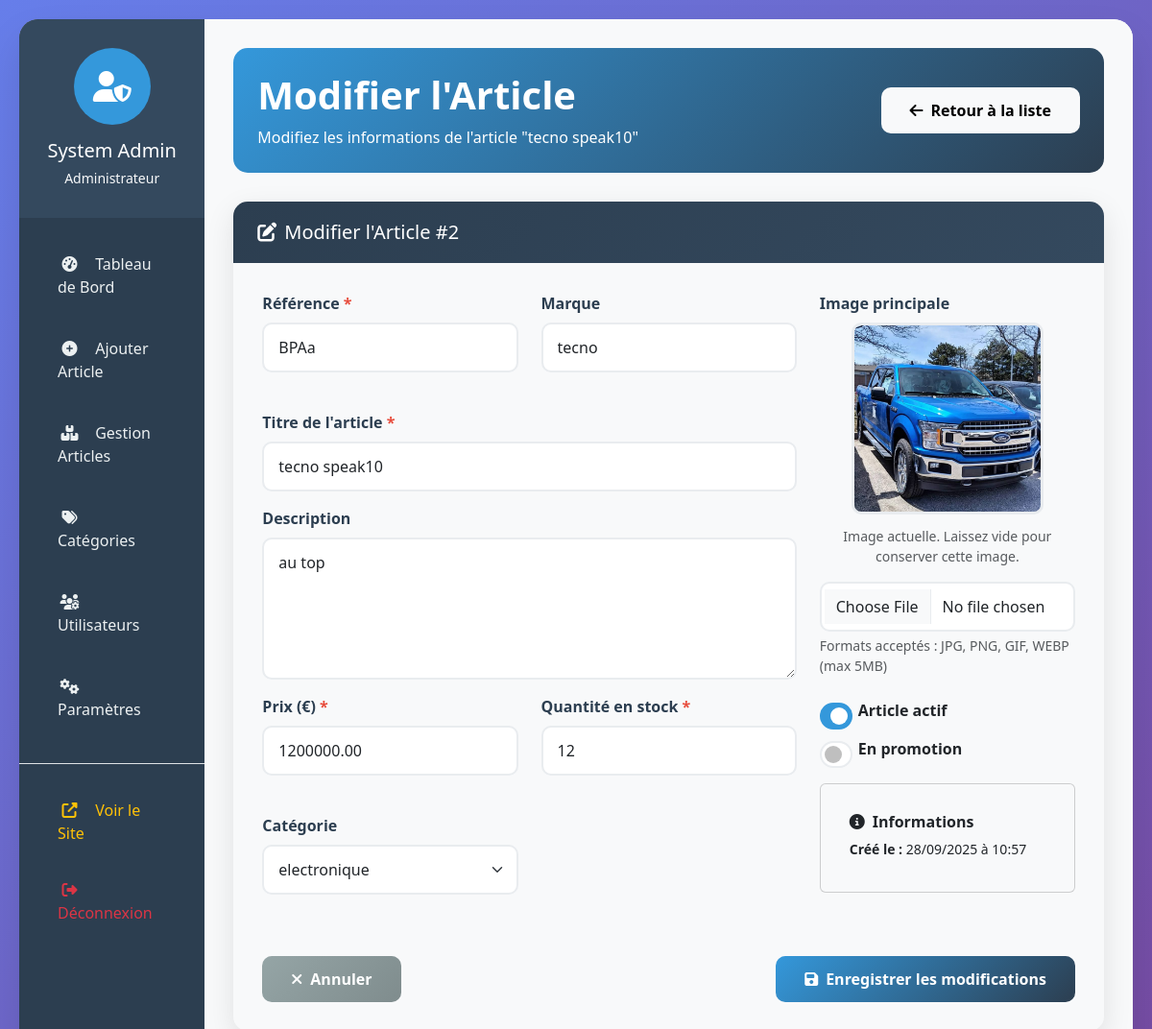
The app's page /admin/modifier_article.php?id=2 (signed in) with its own data.
### tables this page shows
CREATE TABLE IF NOT EXISTS `article` (
  `id` int NOT NULL AUTO_INCREMENT,
  `reference` varchar(50) NOT NULL,
  `titre` varchar(255) NOT NULL,
  `description` text,
  `prix` decimal(10,2) NOT NULL,
  `quantite_stock` int DEFAULT '0',
  `categorie_id` int DEFAULT NULL,
  `marque` varchar(100) DEFAULT NULL,
  `image_principale` varchar(255) DEFAULT NULL,
  `est_actif` tinyint(1) DEFAULT '1',
  `est_en_promotion` tinyint(1) DEFAULT '0',
  `prix_promotion` decimal(10,2) DEFAULT NULL,
  `date_creation` datetime DEFAULT CURRENT_TIMESTAMP,
  `date_modification` datetime DEFAULT CURRENT_TIMESTAMP ON UPDATE CURRENT_TIMESTAMP,
  PRIMARY KEY (`id`),
  UNIQUE KEY `reference` (`reference`),
  KEY `idx_reference` (`reference`),
  KEY `idx_categorie` (`categorie_id`),
  KEY `idx_prix` (`prix`),
  KEY `idx_actif` (`est_actif`),
  KEY `idx_marque` (`marque`)
);

CREATE TABLE IF NOT EXISTS `categorie_article` (
  `id` int NOT NULL AUTO_INCREMENT,
  `nom` varchar(100) NOT NULL,
  `description` text,
  `parent_id` int DEFAULT NULL,
  `ordre_affichage` int DEFAULT '0',
  `est_actif` tinyint(1) DEFAULT '1',
  PRIMARY KEY (`id`),
  KEY `idx_parent` (`parent_id`)
);

### admin/modifier_article.php (the view, shortened to what this page needs)
<?php
require_once 'config.php';
$article_id = intval($_GET['id']);
$categories = [];
try {
    $stmt = $pdo->query("SELECT id, nom FROM categorie_article WHERE est_actif = 1 ORDER BY nom");
    $categories = $stmt->fetchAll(PDO::FETCH_ASSOC);
} catch(PDOException $e) {
    $error = "Erreur lors du chargement des catégories";
}
$article = null;
try {
    $stmt = $pdo->prepare("SELECT * FROM article WHERE id = ?");
    $stmt->execute([$article_id]);
    $article = $stmt->fetch(PDO::FETCH_ASSOC);
} catch(PDOException $e) {
    $error = "Erreur lors du chargement de l'article : " . $e->getMessage();
}
?>
<!DOCTYPE html>
<html lang="fr">
<head>
    <link href="https://cdn.jsdelivr.net/npm/bootstrap@5.3.0/dist/css/bootstrap.min.css" rel="stylesheet">
    <link rel="stylesheet" href="https://cdnjs.cloudflare.com/ajax/libs/font-awesome/6.4.0/css/all.min.css">
</head>
<body>
    <div class="admin-container">
        <div class="row g-0">
            <div class="col-lg-2 sidebar">
                <div class="sidebar-header">
                    <div class="user-avatar">
                        <i class="fas fa-user-shield"></i>
                    </div>
                    <h5 class="mb-1"><?= htmlspecialchars(($_SESSION['user_prenom'] ?? '') . ' ' . ($_SESSION['user_nom'] ?? 'Administrateur')) ?></h5>
                    <small class="text-light">Administrateur</small>
                </div>
                <nav class="nav flex-column pt-3">
                    <a class="nav-link" href="index.php">
                        <i class="fas fa-tachometer-alt"></i> Tableau de Bord
                    </a>
                    <a class="nav-link" href="ajouter_article.php">
                        <i class="fas fa-plus-circle"></i> Ajouter Article
                    </a>
                    <a class="nav-link" href="liste_articles.php">
                        <i class="fas fa-boxes"></i> Gestion Articles
                    </a>
                    <a class="nav-link" href="gestion_categories.php">
                        <i class="fas fa-tags"></i> Catégories
                    </a>
                    <a class="nav-link" href="gestion_utilisateurs.php">
                        <i class="fas fa-users-cog"></i> Utilisateurs
                    </a>
                    <a class="nav-link" href="parametres.php">
                        <i class="fas fa-cogs"></i> Paramètres
                    </a>
                    <div class="mt-4 pt-3 border-top">
                        <a class="nav-link text-warning" href="../index.php" target="_blank">
                            <i class="fas fa-external-link-alt"></i> Voir le Site
                        </a>
                        <a class="nav-link text-danger" href="logout.php">
                            <i class="fas fa-sign-out-alt"></i> Déconnexion
                        </a>
                    </div>
                </nav>
            </div>
            <div class="col-lg-10 main-content">
                <div class="welcome-card">
                    <div class="row align-items-center">
                        <div class="col-md-8">
                            <h1 class="display-6 fw-bold mb-2">Modifier l'Article</h1>
                            <p class="mb-0">Modifiez les informations de l'article "<?= htmlspecialchars($article['titre']) ?>"</p>
                        </div>
                        <div class="col-md-4 text-end">
                            <a href="liste_articles.php" class="btn btn-light btn-custom">
                                <i class="fas fa-arrow-left me-2"></i>Retour à la liste
                            </a>
                        </div>
                    </div>
                </div>
                <div class="form-card">
                    <div class="card-header">
                        <h5 class="mb-0"><i class="fas fa-edit me-2"></i>Modifier l'Article #<?= $article['id'] ?></h5>
                    </div>
                    <div class="card-body">
                        <form method="POST" enctype="multipart/form-data">
                            <div class="row">
                                <div class="col-md-8">
                                    <div class="row mb-4">
                                        <div class="col-md-6">
                                            <div class="mb-3">
                                                <label for="reference" class="form-label required">Référence</label>
                                                <input type="text" class="form-control" id="reference" name="reference"
                                                       value="<?= htmlspecialchars($article['reference']) ?>" required>
                                            </div>
                                        </div>
                                        <div class="col-md-6">
                                            <div class="mb-3">
                                                <label for="marque" class="form-label">Marque</label>
                                                <input type="text" class="form-control" id="marque" name="marque"
                                                       value="<?= htmlspecialchars($article['marque'] ?? '') ?>">
                                            </div>
                                        </div>
                                    </div>
                                    <div class="mb-3">
                                        <label for="titre" class="form-label required">Titre de l'article</label>
                                        <input type="text" class="form-control" id="titre" name="titre"
                                               value="<?= htmlspecialchars($article['titre']) ?>" required>
                                    </div>
                                    <div class="mb-3">
                                        <label for="description" class="form-label">Description</label>
                                        <textarea class="form-control" id="description" name="description" rows="5"><?= htmlspecialchars($article['description'] ?? '') ?></textarea>
                                    </div>
                                    <div class="row mb-4">
                                        <div class="col-md-6">
                                            <div class="mb-3">
                                                <label for="prix" class="form-label required">Prix (€)</label>
                                                <input type="number" class="form-control" id="prix" name="prix"
                                                       value="<?= number_format($article['prix'], 2, '.', '') ?>" step="0.01" min="0.01" required>
                                            </div>
                                        </div>
                                        <div class="col-md-6">
                                            <div class="mb-3">
                                                <label for="quantite_stock" class="form-label required">Quantité en stock</label>
                                                <input type="number" class="form-control" id="quantite_stock" name="quantite_stock"
                                                       value="<?= $article['quantite_stock'] ?>" min="0" required>
                                            </div>
                                        </div>
                                    </div>
                                    <div class="row mb-4">
                                        <div class="col-md-6">
                                            <div class="mb-3">
                                                <label for="categorie_id" class="form-label">Catégorie</label>
                                                <select class="form-select" id="categorie_id" name="categorie_id">
                                                    <?php foreach ($categories as $categorie): ?>
                                                        <option value="<?= $categorie['id'] ?>"
                                                            <?= $article['categorie_id'] == $categorie['id'] ? 'selected' : '' ?>>
                                                            <?= htmlspecialchars($categorie['nom']) ?>
                                                        </option>
                                                    <?php endforeach; ?>
                                                </select>
                                            </div>
                                        </div>
                                    </div>
                                </div>
                                <div class="col-md-4">
                                    <div class="mb-4">
                                        <label class="form-label">Image principale</label>
                                        <?php if ($article['image_principale']): ?>
                                            <div class="mb-3 text-center">
                                                <img src="../<?= htmlspecialchars($article['image_principale']) ?>"
                                                     alt="<?= htmlspecialchars($article['titre']) ?>"
                                                     class="image-preview mb-2">
                                                <div class="form-text">
                                                    Image actuelle. Laissez vide pour conserver cette image.
                                                </div>
                                            </div>
                                        <?php endif; ?>
                                        <input type="file" class="form-control" id="image_principale" name="image_principale"
                                               accept="image/jpeg, image/png, image/gif, image/webp">
                                        <div class="form-text">
                                            Formats acceptés : JPG, PNG, GIF, WEBP (max 5MB)
                                        </div>
                                    </div>
                                    <div class="mb-4">
                                        <div class="form-check form-switch mb-3">
                                            <input class="form-check-input" type="checkbox" id="est_actif" name="est_actif"
                                                   <?= $article['est_actif'] ? 'checked' : '' ?>>
                                            <label class="form-check-label fw-bold" for="est_actif">
                                                Article actif
                                            </label>
                                        </div>
                                        <div class="form-check form-switch">
                                            <input class="form-check-input" type="checkbox" id="est_en_promotion" name="est_en_promotion"
                                                   <?= $article['est_en_promotion'] ? 'checked' : '' ?>>
                                            <label class="form-check-label fw-bold" for="est_en_promotion">
                                                En promotion
                                            </label>
                                        </div>
                                    </div>
                                    <div class="card bg-light">
                                        <div class="card-body">
                                            <h6 class="card-title fw-bold">
                                                <i class="fas fa-info-circle me-2"></i>Informations
                                            </h6>
                                            <div class="small">
                                                <div class="mb-1">
                                                    <strong>Créé le :</strong>
                                                    <?= date('d/m/Y à H:i', strtotime($article['date_creation'])) ?>
                                                </div>
                                            </div>
                                        </div>
                                    </div>
                                </div>
                            </div>
                            <div class="row mt-4">
                                <div class="col-12">
                                    <div class="d-flex justify-content-between">
                                        <a href="liste_articles.php" class="btn btn-secondary-custom btn-custom">
                                            <i class="fas fa-times me-2"></i>Annuler
                                        </a>
                                        <button type="submit" class="btn btn-primary-custom btn-custom">
                                            <i class="fas fa-save me-2"></i>Enregistrer les modifications
                                        </button>
                                    </div>
                                </div>
                            </div>
                        </form>
                    </div>
                </div>
            </div>
        </div>
    </div>
</body>
</html>

### records on screen
article: titre "tecno speak10", id "2", reference "BPAa", marque "tecno", description "au top", prix "1200000.00", quantite_stock "12", categorie_id "electronique", image_principale (picture), est_actif "☑", date_creation "28/09/2025 à 10:57"
